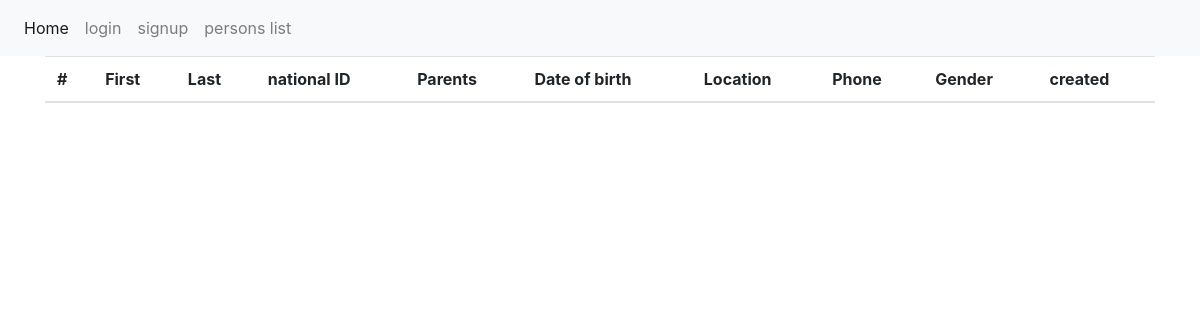
/person, run on an earlier commit of the app's database.
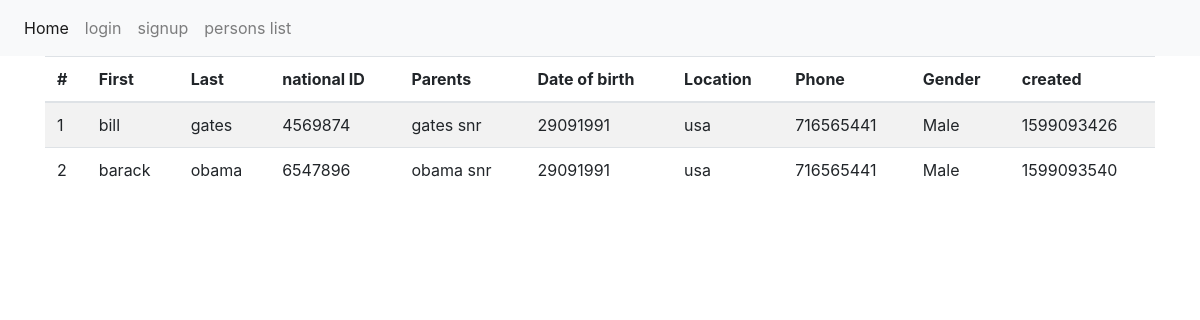
And on a later commit of the database.
### tables this page shows
CREATE TABLE "users" (
	"id"	INTEGER NOT NULL,
	"name"	TEXT NOT NULL,
	"second_name"	TEXT NOT NULL,
	"national_ID"	INTEGER NOT NULL UNIQUE,
	"parents"	TEXT NOT NULL,
	"DOB"	INTEGER NOT NULL,
	"created"	INTEGER NOT NULL,
	"location"	TEXT NOT NULL,
	"phone"	INTEGER NOT NULL,
	"gender"	INTEGER NOT NULL,
	"place_birth"	TEXT NOT NULL,
	PRIMARY KEY("id" AUTOINCREMENT)
);

### app.py (the view)
@app.route('/person', methods=["GET", "POST"])
def personlist():
    if request.method == 'GET':
        results = app.db.select("SELECT * FROM users").fetchall()
    return render_template('personlist.html', results=results)

### database.py (called while the page is built)
    def select(self, q, arg=()):
        cursor = self.connection.cursor()
        return cursor.execute(q, arg)

### templates/personlist.html
{% extends "nav.html" %}
{% block content %}
<div class="container">
      <table class="table table-striped">
        <thead>
          <tr>
            <th scope="col">#</th>
            <th scope="col">First</th>
            <th scope="col">Last</th>
            <th scope="col">national ID</th>
            <th scope="col">Parents</th>
            <th scope="col">Date of birth</th>
            <th scope="col">Location</th>
            <th scope="col">Phone</th>
            <th scope="col">Gender</th>
            <th scope="col">created</th>
          </tr>
        </thead>
        <tbody>
        {% for row in results %}
          <tr>
            <td >{{ row[0] }}</td>
            <td >{{ row[1] }}</td>
            <td >{{ row[2] }}</td>
            <td >{{ row[3] }}</td>
            <td >{{ row[4] }}</td>
            <td >{{ row[5] }}</td>
            <td >{{ row[7] }}</td>
            <td >{{ row[8] }}</td>
            <td >{{ row[9] }}</td>
            <td >{{ row[6] }}</td>
          </tr>
        {% endfor %}
    </tbody>
  </table>
</div>
{% endblock %}

### templates/nav.html (shortened to what this page needs)
<html>
<head>
     <link rel="stylesheet" href="https://stackpath.bootstrapcdn.com/bootstrap/4.5.0/css/bootstrap.min.css">
<link rel="stylesheet" href="https://stackpath.bootstrapcdn.com/bootstrap/4.5.0/css/bootstrap.min.css">
</head>
<body>
<nav class="navbar navbar-expand-lg navbar-light bg-light">
  <div class="collapse navbar-collapse" id="navbarNav">
    <ul class="navbar-nav">
      <li class="nav-item active">
        <a class="nav-link" href="#">Home <span class="sr-only">(current)</span></a>
      </li>
      <li class="nav-item">
        <a class="nav-link" href="{{ url_for('login')}}">login</a>
      </li>
      <li class="nav-item">
        <a class="nav-link" href="{{ url_for('register_detective')}}">signup</a>
      </li>
       <li class="nav-item">
        <a class="nav-link" href="{{ url_for('personlist')}}">persons list</a>
      </li>
    </ul>
  </div>
</nav>
{% block content %}
{% endblock %}
</body>
</html>

What changed in the data, as far as the page shows it:
added users: id "1", name "bill", second_name "gates", national_ID "4569874", parents "gates snr", DOB "29091991", location "usa", phone "716565441", gender "Male", created "1599093426"
added users: id "2", name "barack", second_name "obama", national_ID "6547896", parents "obama snr", DOB "29091991", location "usa", phone "716565441", gender "Male", created "1599093540"
